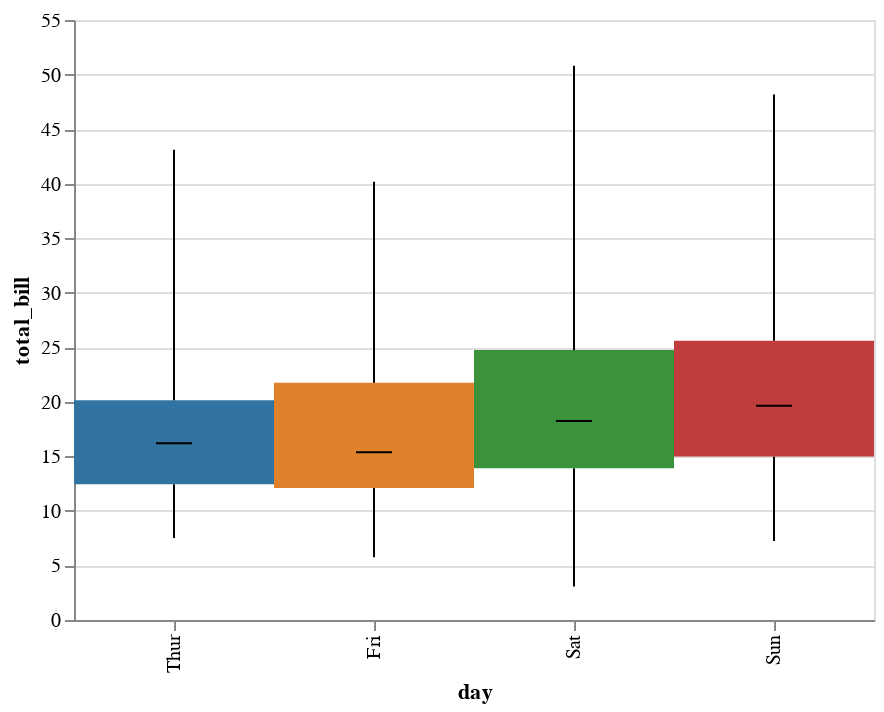

The code cell stored with this chart in its notebook:
### Code cell
display(salt.boxplot(x="day", y="total_bill", data=tips))
ax = sns.boxplot(x="day", y="total_bill", data=tips)

### Figure 1 — Vega-Lite specification as saved in the notebook (floating-point values rounded to 4 significant figures; data arrays with more than 128 entries replaced by an {"elided": "..."} marker saying what was removed)
{"$schema": "https://vega.github.io/schema/vega-lite/v2.4.1.json", "config": {"view": {"height": 300, "width": 400}}, "data": {"values": {"elided": "244 records"}}, "layer": [{"encoding": {"x": {"axis": {"title": "day"}, "field": "day", "sort": null, "type": "nominal"}, "y": {"aggregate": "min", "axis": {"title": "total_bill"}, "field": "total_bill", "type": "quantitative"}, "y2": {"aggregate": "q1", "field": "total_bill", "type": "quantitative"}}, "mark": "rule", "selection": {"selector002": {"bind": "scales", "encodings": ["x", "y"], "mark": {"fill": "#333", "fillOpacity": 0.125, "stroke": "white"}, "on": "[mousedown, window:mouseup] > window:mousemove!", "resolve": "global", "translate": "[mousedown, window:mouseup] > window:mousemove!", "type": "interval", "zoom": "wheel!"}}}, {"encoding": {"color": {"field": "c", "scale": null, "type": "nominal"}, "x": {"axis": {"title": "day"}, "field": "day", "sort": null, "type": "nominal"}, "y": {"aggregate": "q1", "field": "total_bill", "type": "quantitative"}, "y2": {"aggregate": "q3", "field": "total_bill", "type": "quantitative"}}, "mark": "bar"}, {"encoding": {"x": {"axis": {"title": "day"}, "field": "day", "sort": null, "type": "nominal"}, "y": {"aggregate": "max", "field": "total_bill", "type": "quantitative"}, "y2": {"aggregate": "q3", "field": "total_bill", "type": "quantitative"}}, "mark": "rule"}, {"encoding": {"x": {"axis": {"title": "day"}, "field": "day", "sort": null, "type": "nominal"}, "y": {"aggregate": "median", "field": "total_bill", "type": "quantitative"}}, "mark": {"color": "black", "size": 18, "type": "tick"}}]}
